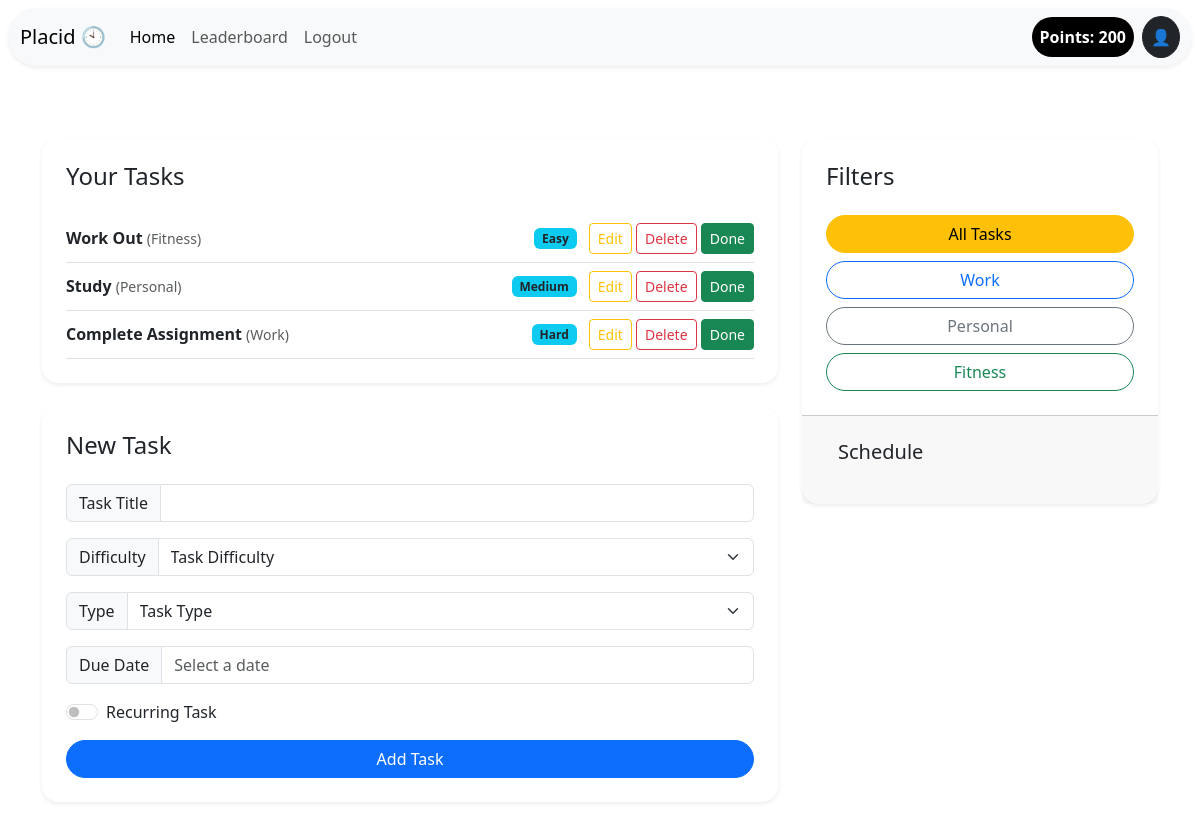
The page /dashboard (signed in) on the database as committed earlier.
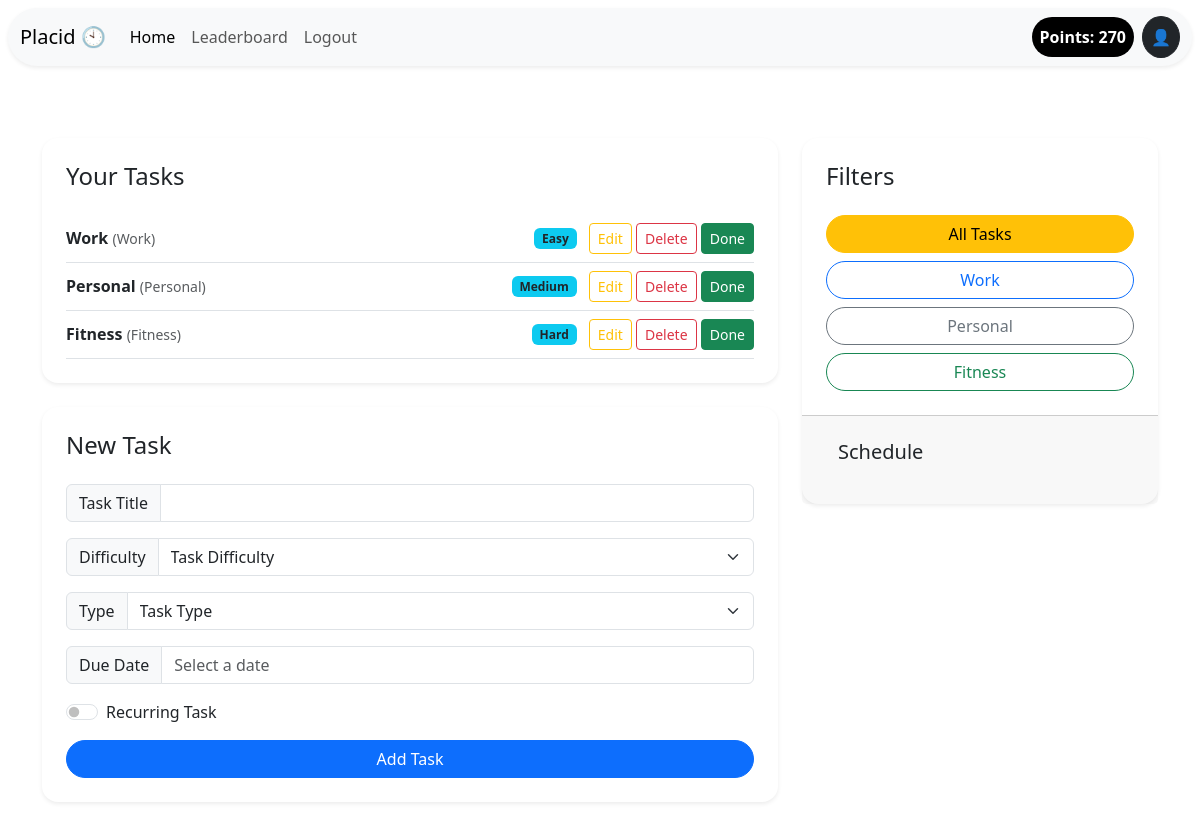
The same page on the database as committed later.
### tables this page shows
CREATE TABLE tasks (
    id INTEGER PRIMARY KEY AUTOINCREMENT,
    user_id INTEGER NOT NULL,
    title TEXT NOT NULL,
    task_type TEXT,
    difficulty TEXT,
    points_value INTEGER,
    is_recurring BOOLEAN DEFAULT 0,
    is_completed BOOLEAN DEFAULT 0, due_date TEXT, recurring_days TEXT DEFAULT '',
    FOREIGN KEY (user_id) REFERENCES users (id)
);

### app.py (the view)
@app.route('/dashboard')
def dashboard():
    if 'user_id' not in session:
        flash("Please log in first!")
        return redirect(url_for('login'))
    today_index = str(datetime.now().weekday())
    user_id = session['user_id']
    active_filter = request.args.get('filter')
    conn = sqlite3.connect(db_path)
    conn.row_factory = sqlite3.Row
    cursor = conn.cursor()
    cursor.execute('''
        UPDATE tasks
        SET is_completed = 0
        WHERE is_recurring = 1
        AND is_completed = 1
        AND recurring_days LIKE ?
''', (f'%{today_index}%',))
    conn.commit()
    user = cursor.execute('SELECT * from users WHERE id = ?', (session['user_id'],)).fetchone()
    points_query = 'SELECT SUM(points_value) FROM tasks WHERE user_id = ? AND is_completed = 1'
    total_points = cursor.execute(points_query, (session['user_id'],)).fetchone()[0] or 0
    query = 'SELECT * FROM tasks WHERE user_id  = ? AND is_completed = 0'
    params = [user_id]
    if active_filter:
        query += ' AND task_type = ?'
        params.append(active_filter)
    tasks = cursor.execute(query, params).fetchall()
    calendar_events = []
    for task in tasks:
        if task['is_recurring'] and task['recurring_days']:
            days_to_repeat = [int(d) for d in task['recurring_days'].split(',')]
            start_date = datetime.now()
            for i in range(30):
                current_date = start_date + timedelta(days=i)
                if current_date.weekday() in days_to_repeat:
                    calendar_events.append({
                        'title': f"🔁 {task['title']}",
                        'start': current_date.strftime('%Y-%m-%d'),
                        'color': '#198754' if task['task_type'] == 'Fitness' else ('#6c757d' if task['task_type'] == 'Personal' else '#0d6efd')
                    })
        else:
            calendar_events.append({
                'title': task['title'],
                'start': task['due_date'],
                'color': '#198754' if task['task_type'] == 'Fitness' else ('#6c757d' if task['task_type'] == 'Personal' else '#0d6efd')
            })
    conn.close()
    return render_template('dashboard.html', user=user, tasks=tasks, points=total_points, active_filter=active_filter, events=calendar_events)

### templates/dashboard.html (shortened to what this page needs)
<!DOCTYPE html>
<html lang="en">
<head>
    <link rel="stylesheet" href="https://cdn.jsdelivr.net/npm/flatpickr/dist/flatpickr.min.css">
    <link href="https://cdn.jsdelivr.net/npm/bootstrap@5.3.8/dist/css/bootstrap.min.css" rel="stylesheet">
</head>
<body>
    <div class="nav_bar">
        <nav class="navbar navbar-expand-lg bg-body-tertiary m-2  shadow-sm">
            <div class="container-fluid">
                <a class="navbar-brand" href="#">Placid 🕙</a>
                <div class="collapse navbar-collapse" id="navbarNav">
                <ul class="navbar-nav">
                    <li class="nav-item">
                        <a class="nav-link active" aria-current="page" href="{{ url_for('dashboard') }}">Home</a>
                    </li>
                    <li class="nav-item">
                        <a href="{{ url_for('leaderboard') }}" class="nav-link">Leaderboard</a>
                    </li>
                    <li class="nav-item">
                        <a class="nav-link" href="{{ url_for('logout') }}">Logout</a>
                    </li>
                </ul>
                    <div class="navbar-nav ms-auto">
                        <span class="nav-link text-white fw-bold bg-black rounded-pill p-2 mx-2">
                            Points: {{ points }}
                        </span>
                    </div>
                    <div class="navbar-nav">
                        <a class="btn btn-dark rounded-circle p-2" href="{{ url_for('profile') }}">👤</a>
                    </div>
                </div>
            </div>
        </nav>
    </div>
    <div class="container py-5">
        <div class="g-4 row">
            <div class="col-lg-8">
                <div class="card shadow-sm border-0 rounded-4">
                    <div class="card-body p-4">
                        <h4 class="card-title mb-4">Your Tasks</h4>
                        {% for task in tasks %}
                        <div class="d-flex justify-content-between align-items-center border-bottom py-2">
                            <div>
                                <strong>{{ task.title }}</strong>
                                <small class="text-muted">({{ task.task_type }})</small>
                            </div>
                            <div>
                                <span class="badge bg-info text-dark me-2">{{ task.difficulty }}</span>
                                <button type="button" class="btn btn-sm btn-outline-warning" data-bs-toggle="modal" data-bs-target="#editModal{{ task.id }}">Edit</button>
                                <a href="/delete_task/{{ task.id }}" class="btn btn-sm btn-outline-danger \">Delete</a>
                                <a href="/complete_task/{{ task.id }}" class="btn btn-sm btn-success" me-2>Done</a>
                            </div>
                        </div>
                        {% else %}
                        <p class="text-muted">No Tasks Found. Add one!</p>
                        {% endfor %}
                    </div>
                </div>
                <div class="card shadow-sm border-0 rounded-4 my-4">
                    <div class="card-body p-4">
                        <h4 class="card-title mb-4">New Task</h4>
                        <form action="/add_task" method="POST">
                            <div class="input-group mb-3">
                                <span class="input-group-text">Task Title</span>
                                <input type="text" class="form-control" name="title">
                            </div>
                            <div class="input-group mb-3">
                                <span class="input-group-text" id="basic-addon1">Difficulty</span>
                                <select class="form-select" aria-label="Task Difficulty" name="difficulty">
                                    <option selected>Task Difficulty</option>
                                </select>
                            </div>
                            <div class="input-group mb-3">
                                <span class="input-group-text" id="basic-addon1">Type</span>
                                <select class="form-select" aria-label="Task Type" name="task_type">
                                    <option selected>Task Type</option>
                                </select>
                            </div>
                            <div class="input-group mb-3">
                                <span class="input-group-text" id="basic-addon1">Due Date</span>
                                <input type="text"  class="form-control datepicker" name="due_date" placeholder="Select a date">
                            </div>
                            <div class="form-check form-switch mb-3">
                                <input type="checkbox" class="form-check-input" name="is_recurring" value="1" id="isRecurringAdd" onchange="document.getElementById('daysContainerAdd').style.display = this.checked ? 'block' : 'none'">
                                <label for="isRecurringAdd" class="form-check-label">Recurring Task</label>
                            </div>
                            <div>
                                <button type="submit" class="btn btn-primary rounded-pill w-100">Add Task</button>
                            </div>
                        </form>
                    </div>
                </div>
            </div>
            <div class="col-lg-4">
                <div class="card shadow-sm border-0 rounded-4  sticky-top" style="top: 20px;">
                    <div class="card-body p-4">
                        <h4 class="card-title mb-4">Filters</h4>
                        <div class="d-flex flex-column gap-2">
                            <a href="/dashboard" class="btn {% if not active_filter %}btn-warning{% else %}btn-outline-warning{% endif %} rounded-pill">All Tasks</a>
                            <a href="/dashboard?filter=Work" class="btn {% if active_filter == 'Work' %}btn-primary {% else %} btn-outline-primary {% endif %} rounded-pill">Work</a>
                            <a href="/dashboard?filter=Personal" class="btn {% if active_filter == 'Personal' %}btn-secondary {% else %} btn-outline-secondary {% endif %} rounded-pill">Personal</a>
                            <a href="/dashboard?filter=Fitness" class="btn {% if active_filter == 'Fitness' %}btn-success {% else %} btn-outline-success {% endif %} rounded-pill">Fitness</a>
                        </div>
                    </div>
                    <div class="card-footer p-4">
                        <div class="container">
                            <h5 class="mb-3">Schedule</h5>
                        </div>
                    </div>
                </div>
            </div>
            </div>
        </div>
</body>
</html>

### templates/dashboard.html (style rules this page uses)
body { background-image: url("static/dashboard_bg.jpeg"); background-repeat: no-repeat; background-size: cover; background-position: center; background-attachment: fixed; min-height: 100vh; }
@media screen and (min-width: 1001px) { .navbar { border-radius: var(--bs-border-radius-pill); } }

Rows that differ between the two databases and show on the page:
no longer on this page (row edited): tasks: title "Work Out", task_type "Fitness", difficulty "Easy"
no longer on this page (row edited): tasks: title "Study", task_type "Personal", difficulty "Medium"
no longer on this page (row edited): tasks: title "Complete Assignment", task_type "Work", difficulty "Hard"
added tasks: title "Work", task_type "Work", difficulty "Easy"
added tasks: title "Personal", task_type "Personal", difficulty "Medium"
added tasks: title "Fitness", task_type "Fitness", difficulty "Hard"
Other text that changed with them:
{{ points }}: "200" → "270"
